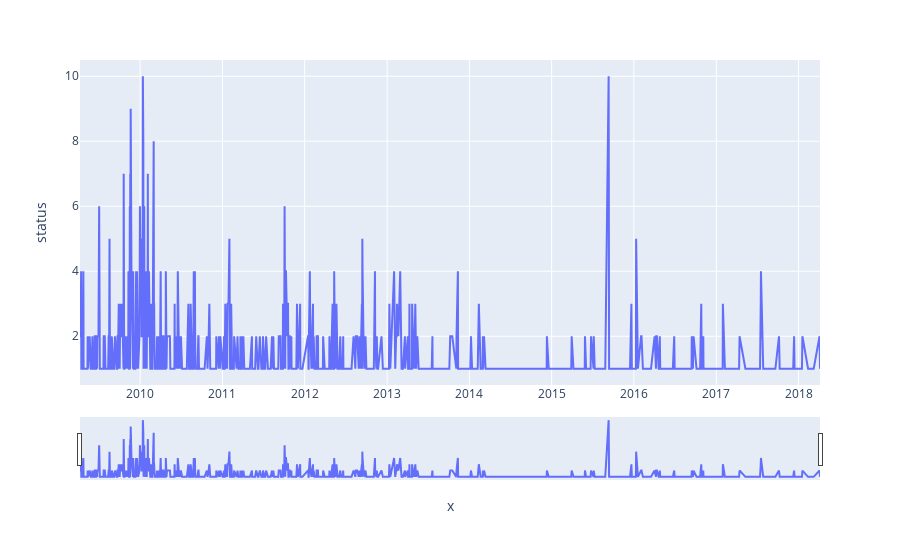

Source (notebook cell):
### Markdown cell above
## Number of cases created

### Code cell
created = df[['created_date', 'status']].groupby('created_date').count().reset_index()
created = created.set_index(['created_date'])

fig = px.line(created, x=created.index, y='status')
fig.update_xaxes(rangeslider_visible=True)
fig.show()

### Figure 1 — Plotly figure (JSON) as saved in the notebook; plotly's stock layout.template omitted (floating-point values rounded to 4 significant figures; data arrays with more than 128 entries replaced by an {"elided": "..."} marker saying what was removed)
{"data": [{"hovertemplate": "x=%{x}<br>status=%{y}<extra></extra>", "legendgroup": "", "line": {"color": "#636efa", "dash": "solid"}, "mode": "lines", "name": "", "showlegend": false, "type": "scatter", "x": {"elided": "838 str values"}, "xaxis": "x", "y": {"elided": "838 int values"}, "yaxis": "y"}], "layout": {"legend": {"tracegroupgap": 0}, "margin": {"t": 60}, "xaxis": {"anchor": "y", "domain": [0, 1], "rangeslider": {"visible": true}, "title": {"text": "x"}}, "yaxis": {"anchor": "x", "domain": [0, 1], "title": {"text": "status"}}}}
